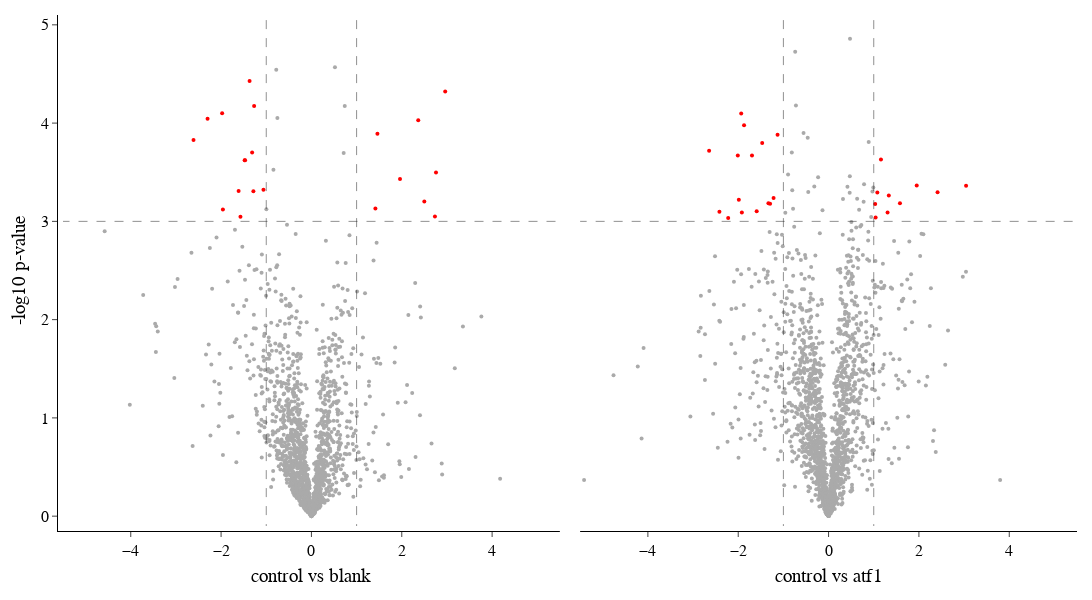

The notebook cell this image was saved under:
### Code cell
fig = BaseFigure(shape=(2, 1))

def _add(results, col):
    fold_change, pvals, kept, removed = results
    fc_good = np.abs(np.log2(fold_change))>1
    pval_good = pvals < 0.001
    selected = fc_good & pval_good
    fig.add_trace(go.Scatter(
        x=np.log2(fold_change[~selected]),
        y=-np.log10(pvals[~selected]),
        mode="markers",
        marker=dict(
            color=Color.Hex("AAAAAA").color_value,
            size=4,
        ),
        text=[annotation_map.get(k, {}).get("swissprot", [k, None])[0] for k in kept],
        showlegend=False,
    ), row=1, col=col)

    fig.add_trace(go.Scatter(
        x=np.log2(fold_change[selected]),
        y=-np.log10(pvals[selected]),
        mode="markers",
        marker=dict(
            color=COLORS.RED,
            # color=Palettes.PLOTLY[1].color_value,
            size=4,
        ),
        text=[annotation_map.get(k, {}).get("swissprot", [None, k]) for k in kept],
        showlegend=False,
    ), row=1, col=col)

    pv, fc = 3, 1
    fig.add_trace(go.Scatter(
        x=[-fc, -fc, None, fc, fc, None, -100, 100, None],
        y=[-100, 100, None, -100, 100, None, pv, pv, None],
        mode="lines",
        line=dict(
            color=Color.Hex("212121").color_value,
            dash="dash",
            width=0.5,
        ),
        showlegend=False,
    ), row=1, col=col)

_add(blank_v_control, 1)
_add(blank_v_atf1, 2)

xlabels = [f"{2**v}" for v in range(-6, 7)]
fig = ApplyTemplate(
    fig,
    default_yaxis=dict(range=[-0.1, 5.1]),
    default_xaxis=dict(range=[-5.5, 5.5]),
    axis={
        "2 1 y": dict(showticklabels=False, showline=False, ticks=None),
        "1 1 y": dict(title="-log10 p-value"),
        "1 1 x": dict(title="control vs blank"),
        "2 1 x": dict(title="control vs atf1"),
    },
    layout=dict(
        width=1200, height=600,
    ),
)

fig.write_html("./cache/volcano.html")
fig.show()

### Figure 1 — Plotly figure (JSON) as saved in the notebook; plotly's stock layout.template omitted (floating-point values rounded to 4 significant figures; data arrays with more than 128 entries replaced by an {"elided": "..."} marker saying what was removed)
{"data": [{"marker": {"color": "rgba(170.0000,170.0000,170.0000,1.0000)", "size": 4}, "mode": "markers", "showlegend": false, "text": {"elided": "1596 str values"}, "type": "scatter", "x": {"elided": "1575 float values"}, "xaxis": "x", "y": {"elided": "1575 float values"}, "yaxis": "y"}, {"marker": {"color": "#FF0000", "size": 4}, "mode": "markers", "showlegend": false, "text": {"elided": "1596 str values"}, "type": "scatter", "x": [-2.299, -2.61, -1.313, 2.365, 2.499, -1.285, -1.062, -1.977, 2.962, -1.96, -1.478, -1.612, -1.571, -1.269, 1.416, 1.461, 2.758, 2.734, 1.962, -1.369, -1.47], "xaxis": "x", "y": [4.044, 3.827, 3.7, 4.028, 3.201, 3.307, 3.321, 4.1, 4.322, 3.121, 3.621, 3.309, 3.046, 4.174, 3.131, 3.891, 3.498, 3.05, 3.432, 4.428, 3.623], "yaxis": "y"}, {"line": {"color": "rgba(33.0000,33.0000,33.0000,1.0000)", "dash": "dash", "width": 0.5}, "mode": "lines", "showlegend": false, "type": "scatter", "x": [-1, -1, null, 1, 1, null, -100, 100, null], "xaxis": "x", "y": [-100, 100, null, -100, 100, null, 3, 3, null], "yaxis": "y"}, {"marker": {"color": "rgba(170.0000,170.0000,170.0000,1.0000)", "size": 4}, "mode": "markers", "showlegend": false, "text": {"elided": "1773 str values"}, "type": "scatter", "x": {"elided": "1747 float values"}, "xaxis": "x2", "y": {"elided": "1747 float values"}, "yaxis": "y2"}, {"marker": {"color": "#FF0000", "size": 4}, "mode": "markers", "showlegend": false, "text": {"elided": "1773 str values"}, "type": "scatter", "x": [-1.695, -1.934, 1.16, -2.222, -1.469, -2.416, -1.986, 1.141, -1.871, 1.952, -1.217, -1.92, 3.044, 1.032, -1.332, -2.645, 2.413, -1.295, 1.334, 1.08, -2.01, -1.592, 1.306, 1.042, 1.581, -1.129], "xaxis": "x2", "y": [3.67, 4.099, 3.629, 3.035, 3.797, 3.097, 3.219, 5.121, 3.978, 3.364, 3.238, 3.089, 3.364, 3.177, 3.184, 3.72, 3.295, 3.18, 3.264, 3.293, 3.67, 3.103, 3.09, 3.04, 3.184, 3.882], "yaxis": "y2"}, {"line": {"color": "rgba(33.0000,33.0000,33.0000,1.0000)", "dash": "dash", "width": 0.5}, "mode": "lines", "showlegend": false, "type": "scatter", "x": [-1, -1, null, 1, 1, null, -100, 100, null], "xaxis": "x2", "y": [-100, 100, null, -100, 100, null, 3, 3, null], "yaxis": "y2"}], "layout": {"font": {"color": "black", "family": "Arial", "size": 16}, "height": 600, "legend": {"font": {"size": 12}}, "margin": {"b": 15, "l": 15, "pad": 5, "r": 15, "t": 15}, "paper_bgcolor": "white", "plot_bgcolor": "white", "width": 1200, "xaxis": {"anchor": "y", "domain": [0, 0.49], "gridcolor": "rgba(0, 0, 0, 0.15)", "linecolor": "black", "linewidth": 1, "range": [-5.5, 5.5], "showgrid": false, "showticklabels": true, "ticks": "outside", "title": {"text": "control vs blank"}, "zerolinecolor": "rgba(0,0,0,0)", "zerolinewidth": 1}, "xaxis2": {"anchor": "y2", "domain": [0.51, 1], "gridcolor": "rgba(0, 0, 0, 0.15)", "linecolor": "black", "linewidth": 1, "range": [-5.5, 5.5], "showgrid": false, "showticklabels": true, "ticks": "outside", "title": {"text": "control vs atf1"}, "zerolinecolor": "rgba(0,0,0,0)", "zerolinewidth": 1}, "yaxis": {"anchor": "x", "domain": [0, 1], "gridcolor": "rgba(0, 0, 0, 0.15)", "linecolor": "black", "linewidth": 1, "range": [-0.1, 5.1], "showgrid": false, "showticklabels": true, "ticks": "outside", "title": {"text": "-log10 p-value"}, "zerolinecolor": "rgba(0,0,0,0)", "zerolinewidth": 1}, "yaxis2": {"anchor": "x2", "domain": [0, 1], "gridcolor": "rgba(0, 0, 0, 0.15)", "linecolor": "black", "linewidth": 1, "matches": "y", "range": [-0.1, 5.1], "showgrid": false, "showline": false, "showticklabels": false, "zerolinecolor": "rgba(0,0,0,0)", "zerolinewidth": 1}}}
